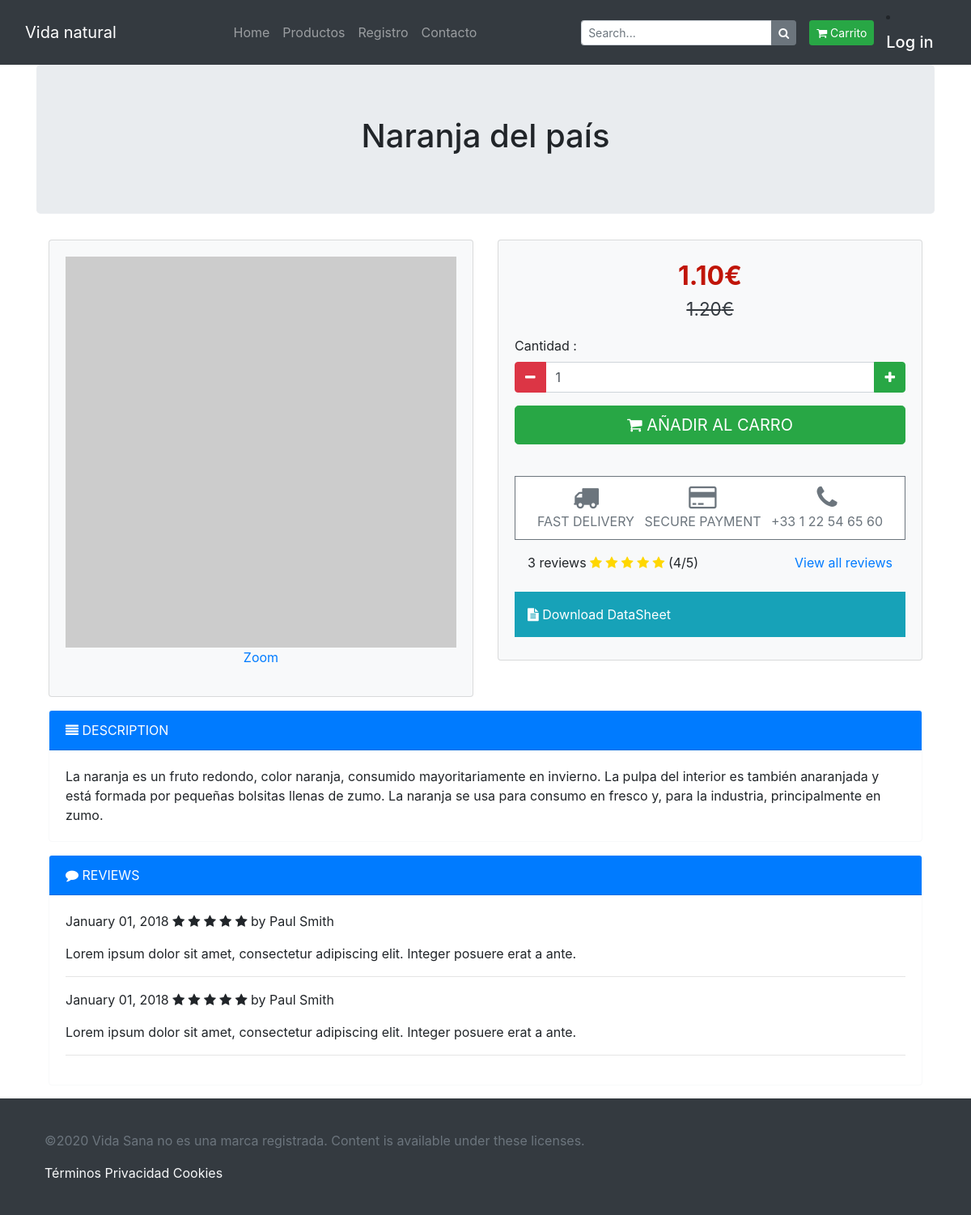
Page /eshop/index.php?menu=producto&producto=NARPAIS on the committed database.
### tables this page shows
CREATE TABLE `ti_desc_producto` (
  `id_producto` varchar(20) NOT NULL,
  `id_idioma` varchar(2) NOT NULL,
  `descripcion_corta` varchar(200) DEFAULT NULL,
  `descripcion_larga` varchar(4000) DEFAULT NULL
);

CREATE TABLE `tm_producto` (
  `id_producto` varchar(20) NOT NULL,
  `precio_actual` decimal(10,2) NOT NULL,
  `es_oferta` varchar(1) DEFAULT NULL,
  `precio_oferta` decimal(10,2) DEFAULT NULL,
  `reserva_inicial` date DEFAULT NULL,
  `reserva_actual` date DEFAULT NULL,
  `reserva_notificacion` date DEFAULT NULL,
  `stock` decimal(10,0) NOT NULL,
  `imagen` blob DEFAULT NULL
);

### eshop/routing.php (called while the page is built, shortened)
<?php
	$page='home/index.php';
	if (!empty($_GET)) {
		$menu=$_GET['menu'];
		switch ($menu) {
			case 'producto':
				$myproduct=$_GET['producto'];
				$page='products/product.php';
				break;
		}
	}
	require_once($page);
 ?>

### eshop/index.php (called while the page is built)
<?php
	require_once('Layouts/layout.php');
 ?>

### eshop/products/product.php (the view, shortened to what this page needs)
<?php
        require("includes/conexion.php");
        $sql="CALL getProduct('ES','$myproduct')";
        $query=mysqli_query($conexion, $sql);
        $row=mysqli_fetch_array($query);
     ?>
<section class="jumbotron text-center">
    <div class="container">
        <h1 class="jumbotron-heading"><?php echo $row['descripcion_corta']?></h1>
    </div>
</section>
<div class="container">
    <div class="row">
        <div class="col-12 col-lg-6">
            <div class="card bg-light mb-3">
                <div class="card-body">
                    <a href="" data-toggle="modal" data-target="#productModal">
                        <img class="img-fluid" src="https://dummyimage.com/800x800/55595c/fff" />
                        <p class="text-center">Zoom</p>
                    </a>
                </div>
            </div>
        </div>
        <div class="col-12 col-lg-6 add_to_cart_block">
            <div class="card bg-light mb-3">
                <div class="card-body">
                    <p class="price"><?php echo $row['precio_oferta']?>€</p>
                    <p class="price_discounted"><?php echo $row['precio_actual'] ?>€</p>
                    <form id="dataform" name="dataform"  method="get" action="?menu=carrito&action=addToCart">
                        <div class="form-group">
                            <label>Cantidad :</label>
                            <div class="input-group mb-3">
                                <div class="input-group-prepend">
                                    <button type="button" class="quantity-left-minus btn btn-danger btn-number"  data-type="minus" data-field="">
                                        <i class="fa fa-minus"></i>
                                    </button>
                                </div>
                                <input type="text" class="form-control"  id="quantity" name="quantity" min="1" max="100" value="1">
                                <div class="input-group-append">
                                    <button type="button" class="quantity-right-plus btn btn-success btn-number" data-type="plus" data-field="">
                                        <i class="fa fa-plus"></i>
                                    </button>
                                </div>
                            </div>
                        </div>
                        <a name="alink"  id="alink"  onclick="sendForm()" href="#" class="btn btn-success btn-lg btn-block text-uppercase">
                            <i class="fa fa-shopping-cart"></i> Añadir al carro
                        </a>
                    </form>
                    <br>
                    <div class="product_rassurance">
                        <ul class="list-inline">
                            <li class="list-inline-item"><i class="fa fa-truck fa-2x"></i><br/>Fast delivery</li>
                            <li class="list-inline-item"><i class="fa fa-credit-card fa-2x"></i><br/>Secure payment</li>
                            <li class="list-inline-item"><i class="fa fa-phone fa-2x"></i><br/>+33 1 22 54 65 60</li>
                        </ul>
                    </div>
                    <div class="reviews_product p-3 mb-2 ">
                        3 reviews
                        <i class="fa fa-star"></i>
                        <i class="fa fa-star"></i>
                        <i class="fa fa-star"></i>
                        <i class="fa fa-star"></i>
                        <i class="fa fa-star"></i>
                        (4/5)
                        <a class="pull-right" href="#reviews">View all reviews</a>
                    </div>
                    <div class="datasheet p-3 mb-2 bg-info text-white">
                        <a href="" class="text-white"><i class="fa fa-file-text"></i> Download DataSheet</a>
                    </div>
                </div>
            </div>
        </div>
    </div>
    <div class="row">
        <div class="col-12">
            <div class="card border-light mb-3">
                <div class="card-header bg-primary text-white text-uppercase"><i class="fa fa-align-justify"></i> Description</div>
                <div class="card-body">
                    <p class="card-text">
                    <?php echo $row['descripcion_larga']?>
                    </p>
                </div>
            </div>
        </div>
        <div class="col-12" id="reviews">
            <div class="card border-light mb-3">
                <div class="card-header bg-primary text-white text-uppercase"><i class="fa fa-comment"></i> Reviews</div>
                <div class="card-body">
                    <div class="review">
                        <meta itemprop="datePublished" content="01-01-2016">January 01, 2018
                        <span class="fa fa-star"></span>
                        <span class="fa fa-star"></span>
                        <span class="fa fa-star"></span>
                        <span class="fa fa-star"></span>
                        <span class="fa fa-star"></span>
                        by Paul Smith
                        <p class="blockquote">
                            <p class="mb-0">Lorem ipsum dolor sit amet, consectetur adipiscing elit. Integer posuere erat a ante.</p>
                        </p>
                        <hr>
                    </div>
                    <div class="review">
                        <meta itemprop="datePublished" content="01-01-2016">January 01, 2018
                        <span class="fa fa-star" aria-hidden="true"></span>
                        <span class="fa fa-star" aria-hidden="true"></span>
                        <span class="fa fa-star" aria-hidden="true"></span>
                        <span class="fa fa-star" aria-hidden="true"></span>
                        <span class="fa fa-star" aria-hidden="true"></span>
                        by Paul Smith
                        <p class="blockquote">
                            <p class="mb-0">Lorem ipsum dolor sit amet, consectetur adipiscing elit. Integer posuere erat a ante.</p>
                        </p>
                        <hr>
                    </div>
                </div>
            </div>
        </div>
    </div>
</div>

### eshop/includes/style.css (style rules this page uses)
.add_to_cart_block .price { color: #c01508; text-align: center; font-weight: bold; font-size: 200%; margin-bottom: 0; }
.add_to_cart_block .price_discounted { color: #343a40; text-align: center; text-decoration: line-through; font-size: 140%; }
.product_rassurance { padding: 10px; margin-top: 15px; background: #ffffff; border: 1px solid #6c757d; color: #6c757d; }
.product_rassurance .list-inline { margin-bottom: 0; text-transform: uppercase; text-align: center; }
.reviews_product .fa-star { color: gold; }

### rows in the picture
ti_desc_producto: descripcion_corta "Naranja del país", id_producto.precio_oferta "1.10", id_producto.precio_actual "1.20", descripcion_larga "La naranja es un fruto redondo, color naranja, consumido mayoritariamente en invierno. La pulpa del interior es también anaranjada y está formada por pequeñas bolsitas llenas de zumo. La naranja se usa para consumo en fresco y, para la industria, principalmente en zumo."
